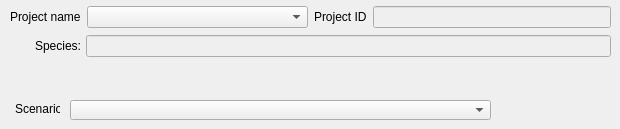
           <widget class="QWidget" name="page_11">
            <widget class="QLabel" name="label_37">
             <property name="geometry">
              <rect>
               <x>15</x>
               <y>101</y>
               <width>45</width>
               <height>16</height>
              </rect>
             </property>
             <property name="text">
              <string>Scenario:</string>
             </property>
            </widget>
            <widget class="QComboBox" name="comboBox_3">
             <property name="geometry">
              <rect>
               <x>70</x>
               <y>100</y>
               <width>421</width>
               <height>20</height>
              </rect>
             </property>
            </widget>
            <widget class="QWidget" name="layoutWidget">
             <property name="geometry">
              <rect>
               <x>35</x>
               <y>35</y>
               <width>576</width>
               <height>22</height>
              </rect>
             </property>
             <layout class="QHBoxLayout" name="horizontalLayout_31">
              <item>
               <widget class="QLabel" name="label_29">
                <property name="sizePolicy">
                 <sizepolicy hsizetype="Maximum" vsizetype="Preferred">
                  <horstretch>0</horstretch>
                  <verstretch>0</verstretch>
                 </sizepolicy>
                </property>
                <property name="maximumSize">
                 <size>
                  <width>45</width>
                  <height>16777215</height>
                 </size>
                </property>
                <property name="text">
                 <string>Species:</string>
                </property>
               </widget>
              </item>
              <item>
               <widget class="QLineEdit" name="lineEdit_12">
                <property name="enabled">
                 <bool>false</bool>
                </property>
               </widget>
              </item>
             </layout>
            </widget>
            <widget class="QWidget" name="layoutWidget">
             <property name="geometry">
              <rect>
               <x>10</x>
               <y>5</y>
               <width>601</width>
               <height>24</height>
              </rect>
             </property>
             <layout class="QHBoxLayout" name="horizontalLayout_50">
              <item>
               <layout class="QHBoxLayout" name="horizontalLayout_23">
                <item>
                 <widget class="QLabel" name="label_54">
                  <property name="sizePolicy">
                   <sizepolicy hsizetype="Maximum" vsizetype="Preferred">
                    <horstretch>0</horstretch>
                    <verstretch>0</verstretch>
                   </sizepolicy>
                  </property>
                  <property name="text">
                   <string>Project name</string>
                  </property>
                 </widget>
                </item>
                <item>
                 <widget class="QComboBox" name="comboBox_111">
                  <property name="sizePolicy">
                   <sizepolicy hsizetype="Preferred" vsizetype="Fixed">
                    <horstretch>0</horstretch>
                    <verstretch>0</verstretch>
                   </sizepolicy>
                  </property>
                 </widget>
                </item>
               </layout>
              </item>
              <item>
               <layout class="QHBoxLayout" name="horizontalLayout_44">
                <item>
                 <widget class="QLabel" name="label_80">
                  <property name="sizePolicy">
                   <sizepolicy hsizetype="Maximum" vsizetype="Preferred">
                    <horstretch>0</horstretch>
                    <verstretch>0</verstretch>
                   </sizepolicy>
                  </property>
                  <property name="text">
                   <string>Project ID</string>
                  </property>
                 </widget>
                </item>
                <item>
                 <widget class="QLineEdit" name="lineEdit_25">
                  <property name="enabled">
                   <bool>false</bool>
                  </property>
                  <property name="sizePolicy">
                   <sizepolicy hsizetype="Preferred" vsizetype="Fixed">
                    <horstretch>0</horstretch>
                    <verstretch>0</verstretch>
                   </sizepolicy>
                  </property>
                 </widget>
                </item>
               </layout>
              </item>
             </layout>
            </widget>
           </widget>
